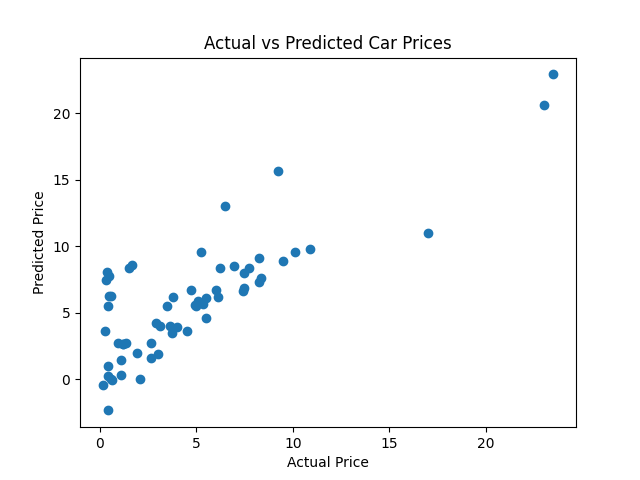

Recreate this plot in Python.
import pandas as pd
import matplotlib.pyplot as plt
from sklearn.model_selection import train_test_split
from sklearn.linear_model import LinearRegression
from sklearn.metrics import r2_score

df = pd.read_csv("car data.csv")

# Convert text columns into numbers
df = pd.get_dummies(df, drop_first=True)

# Features (X) and Target (y)
X = df.drop("Selling_Price", axis=1)
y = df["Selling_Price"]

# Split data
X_train, X_test, y_train, y_test = train_test_split(
    X, y, test_size=0.2, random_state=42
)

# Train model
model = LinearRegression()
model.fit(X_train, y_train)

# Predict and evaluate 
y_pred = model.predict(X_test)

score = r2_score(y_test, y_pred)

print("R2 Score:", score)

#Create a graph to visualize the relationship between the features and the target variable.
plt.scatter(y_test, y_pred)
plt.xlabel("Actual Price")
plt.ylabel("Predicted Price")
plt.title("Actual vs Predicted Car Prices")
plt.savefig("car_price_prediction.png")
plt.show()

print("Model trained successfully!")
